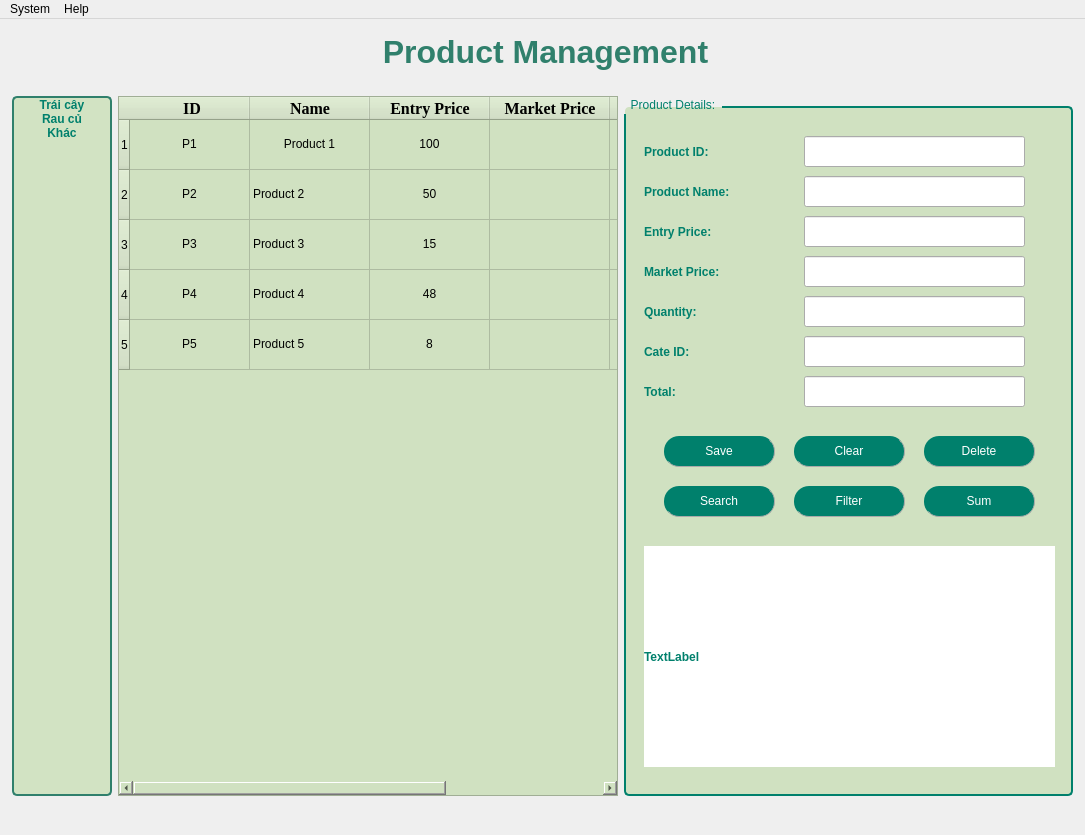
<?xml version="1.0" encoding="UTF-8"?>
<ui version="4.0">
 <class>MainWindow</class>
 <widget class="QMainWindow" name="MainWindow">
  <property name="geometry">
   <rect>
    <x>0</x>
    <y>0</y>
    <width>1085</width>
    <height>835</height>
   </rect>
  </property>
  <property name="maximumSize">
   <size>
    <width>16777207</width>
    <height>16777215</height>
   </size>
  </property>
  <property name="windowTitle">
   <string>Products</string>
  </property>
  <property name="styleSheet">
   <string notr="true">QMenuBar {
    background-color: #00806c;  /* Màu nền */
    color: White;  /* Màu chữ */
	font-weight: bold;
}

QMenuBar::item {
    background-color: transparent;
    padding: 5px 10px;
}

QMenuBar::item:selected { 
    background-color: #86ad6f;  /* Màu khi hover */
}
QTableWidget {
    background-color: #d2e3c3; /* Màu nền */
 	   gridline-color: #006400; /* Màu đường kẻ */
    font-size: 12pt;
    font-family: &quot;Times New Roman&quot;;
}
QHeaderView::section {
    background-color: #00806c; /* Màu nền tiêu đề bảng */
    color: White;
    font-weight: bold;
    border: 1px solid #006400;
}
QTableCornerButton::section {
    background-color: #00806c; /* Cùng màu với tiêu đề */
    border: 1px solid #006400;
}
background-image: url(&quot;nentron.png&quot;);
background-repeat: no-repeat;
background-position: center;
background-size: cover;
</string>
  </property>
  <widget class="QWidget" name="centralwidget">
   <widget class="QLabel" name="label_9">
    <property name="geometry">
     <rect>
      <x>-10</x>
      <y>-10</y>
      <width>1101</width>
      <height>831</height>
     </rect>
    </property>
    <property name="text">
     <string/>
    </property>
    <property name="pixmap">
     <pixmap>../IMAGES/nentron.png</pixmap>
    </property>
    <property name="scaledContents">
     <bool>true</bool>
    </property>
   </widget>
   <widget class="QWidget" name="layoutWidget">
    <property name="geometry">
     <rect>
      <x>12</x>
      <y>67</y>
      <width>1061</width>
      <height>721</height>
     </rect>
    </property>
    <layout class="QHBoxLayout" name="horizontalLayout_4">
     <item>
      <widget class="QListWidget" name="listWidgetCategory">
       <property name="enabled">
        <bool>true</bool>
       </property>
       <property name="maximumSize">
        <size>
         <width>100</width>
         <height>700</height>
        </size>
       </property>
       <property name="styleSheet">
        <string notr="true">QListWidget {
    font: 12pt &quot;Tahoma&quot;;
	color: #00806c; /* Màu chữ xanh ngọc */
    background-color: rgb(210, 227, 195); /* Màu nền */
    border: 2px solid #30806c; /* Viền xanh lá đậm (mã màu #006400) */
    border-radius: 5px; /* Bo tròn góc viền (có thể thay đổi) */
}</string>
       </property>
       <property name="frameShape">
        <enum>QFrame::NoFrame</enum>
       </property>
       <property name="verticalScrollBarPolicy">
        <enum>Qt::ScrollBarAsNeeded</enum>
       </property>
       <property name="horizontalScrollBarPolicy">
        <enum>Qt::ScrollBarAsNeeded</enum>
       </property>
       <property name="flow">
        <enum>QListView::TopToBottom</enum>
       </property>
       <item>
        <property name="text">
         <string>Trái cây</string>
        </property>
        <property name="font">
         <font>
          <family>Tahoma</family>
          <weight>75</weight>
          <bold>true</bold>
         </font>
        </property>
        <property name="textAlignment">
         <set>AlignCenter</set>
        </property>
       </item>
       <item>
        <property name="text">
         <string>Rau củ</string>
        </property>
        <property name="font">
         <font>
          <family>Tahoma</family>
          <weight>75</weight>
          <bold>true</bold>
         </font>
        </property>
        <property name="textAlignment">
         <set>AlignCenter</set>
        </property>
       </item>
       <item>
        <property name="text">
         <string>Khác</string>
        </property>
        <property name="font">
         <font>
          <family>Tahoma</family>
          <weight>75</weight>
          <bold>true</bold>
         </font>
        </property>
        <property name="textAlignment">
         <set>AlignCenter</set>
        </property>
       </item>
      </widget>
     </item>
     <item>
      <widget class="QTableWidget" name="tableWidgetProduct">
       <property name="maximumSize">
        <size>
         <width>500</width>
         <height>700</height>
        </size>
       </property>
       <property name="styleSheet">
        <string notr="true">font: 11pt &quot;Tahoma&quot;;
background-color: rgb(208, 225, 193);</string>
       </property>
       <property name="gridStyle">
        <enum>Qt::CustomDashLine</enum>
       </property>
       <attribute name="horizontalHeaderVisible">
        <bool>true</bool>
       </attribute>
       <attribute name="horizontalHeaderCascadingSectionResizes">
        <bool>false</bool>
       </attribute>
       <attribute name="horizontalHeaderDefaultSectionSize">
        <number>120</number>
       </attribute>
       <attribute name="horizontalHeaderHighlightSections">
        <bool>true</bool>
       </attribute>
       <attribute name="horizontalHeaderMinimumSectionSize">
        <number>70</number>
       </attribute>
       <attribute name="verticalHeaderVisible">
        <bool>true</bool>
       </attribute>
       <attribute name="verticalHeaderCascadingSectionResizes">
        <bool>false</bool>
       </attribute>
       <attribute name="verticalHeaderDefaultSectionSize">
        <number>40</number>
       </attribute>
       <attribute name="verticalHeaderHighlightSections">
        <bool>true</bool>
       </attribute>
       <attribute name="verticalHeaderMinimumSectionSize">
        <number>50</number>
       </attribute>
       <attribute name="verticalHeaderShowSortIndicator" stdset="0">
        <bool>false</bool>
       </attribute>
       <attribute name="verticalHeaderStretchLastSection">
        <bool>false</bool>
       </attribute>
       <row>
        <property name="text">
         <string>1</string>
        </property>
       </row>
       <row>
        <property name="text">
         <string>2</string>
        </property>
       </row>
       <row>
        <property name="text">
         <string>3</string>
        </property>
       </row>
       <row>
        <property name="text">
         <string>4</string>
        </property>
       </row>
       <row>
        <property name="text">
         <string>5</string>
        </property>
       </row>
       <column>
        <property name="text">
         <string> ID</string>
        </property>
        <property name="font">
         <font>
          <family>Times New Roman</family>
          <pointsize>12</pointsize>
          <weight>75</weight>
          <bold>true</bold>
         </font>
        </property>
        <property name="textAlignment">
         <set>AlignCenter</set>
        </property>
        <property name="background">
         <color>
          <red>255</red>
          <green>255</green>
          <blue>255</blue>
         </color>
        </property>
       </column>
       <column>
        <property name="text">
         <string>Name</string>
        </property>
        <property name="font">
         <font>
          <family>Times New Roman</family>
          <pointsize>12</pointsize>
          <weight>75</weight>
          <bold>true</bold>
         </font>
        </property>
        <property name="textAlignment">
         <set>AlignCenter</set>
        </property>
       </column>
       <column>
        <property name="text">
         <string>Entry Price</string>
        </property>
        <property name="font">
         <font>
          <family>Times New Roman</family>
          <pointsize>12</pointsize>
          <weight>75</weight>
          <bold>true</bold>
         </font>
        </property>
        <property name="textAlignment">
         <set>AlignCenter</set>
        </property>
       </column>
       <column>
        <property name="text">
         <string>Market Price</string>
        </property>
        <property name="font">
         <font>
          <family>Times New Roman</family>
          <pointsize>12</pointsize>
          <weight>75</weight>
          <bold>true</bold>
         </font>
        </property>
        <property name="textAlignment">
         <set>AlignCenter</set>
        </property>
       </column>
       <column>
        <property name="text">
         <string>Quantity</string>
        </property>
        <property name="font">
         <font>
          <family>Times New Roman</family>
          <pointsize>12</pointsize>
          <weight>75</weight>
          <bold>true</bold>
         </font>
        </property>
        <property name="textAlignment">
         <set>AlignCenter</set>
        </property>
       </column>
       <column>
        <property name="text">
         <string>Cate ID</string>
        </property>
        <property name="font">
         <font>
          <family>Times New Roman</family>
          <pointsize>12</pointsize>
          <weight>75</weight>
          <bold>true</bold>
         </font>
        </property>
        <property name="textAlignment">
         <set>AlignCenter</set>
        </property>
       </column>
       <item row="0" column="0">
        <property name="text">
         <string>P1</string>
        </property>
        <property name="textAlignment">
         <set>AlignCenter</set>
        </property>
       </item>
       <item row="0" column="1">
        <property name="text">
         <string>Product 1</string>
        </property>
        <property name="textAlignment">
         <set>AlignCenter</set>
        </property>
       </item>
       <item row="0" column="2">
        <property name="text">
         <string>100</string>
        </property>
        <property name="textAlignment">
         <set>AlignCenter</set>
        </property>
       </item>
       <item row="0" column="4">
        <property name="text">
         <string>1</string>
        </property>
        <property name="textAlignment">
         <set>AlignCenter</set>
        </property>
       </item>
       <item row="0" column="5">
        <property name="text">
         <string>C1</string>
        </property>
        <property name="textAlignment">
         <set>AlignCenter</set>
        </property>
       </item>
       <item row="1" column="0">
        <property name="text">
         <string>P2</string>
        </property>
        <property name="textAlignment">
         <set>AlignCenter</set>
        </property>
       </item>
       <item row="1" column="1">
        <property name="text">
         <string>Product 2</string>
        </property>
       </item>
       <item row="1" column="2">
        <property name="text">
         <string>50</string>
        </property>
        <property name="textAlignment">
         <set>AlignCenter</set>
        </property>
       </item>
       <item row="1" column="4">
        <property name="text">
         <string>7</string>
        </property>
        <property name="textAlignment">
         <set>AlignCenter</set>
        </property>
       </item>
       <item row="1" column="5">
        <property name="text">
         <string>C2</string>
        </property>
        <property name="textAlignment">
         <set>AlignCenter</set>
        </property>
       </item>
       <item row="2" column="0">
        <property name="text">
         <string>P3</string>
        </property>
        <property name="textAlignment">
         <set>AlignCenter</set>
        </property>
       </item>
       <item row="2" column="1">
        <property name="text">
         <string>Product 3</string>
        </property>
       </item>
       <item row="2" column="2">
        <property name="text">
         <string>15</string>
        </property>
        <property name="textAlignment">
         <set>AlignCenter</set>
        </property>
       </item>
       <item row="2" column="4">
        <property name="text">
         <string>9</string>
        </property>
        <property name="textAlignment">
         <set>AlignCenter</set>
        </property>
       </item>
       <item row="2" column="5">
        <property name="text">
         <string>C2</string>
        </property>
        <property name="textAlignment">
         <set>AlignCenter</set>
        </property>
       </item>
       <item row="3" column="0">
        <property name="text">
         <string>P4</string>
        </property>
        <property name="textAlignment">
         <set>AlignCenter</set>
        </property>
       </item>
       <item row="3" column="1">
        <property name="text">
         <string>Product 4</string>
        </property>
       </item>
       <item row="3" column="2">
        <property name="text">
         <string>48</string>
        </property>
        <property name="textAlignment">
         <set>AlignCenter</set>
        </property>
       </item>
       <item row="3" column="4">
        <property name="text">
         <string>15</string>
        </property>
        <property name="textAlignment">
         <set>AlignCenter</set>
        </property>
       </item>
       <item row="3" column="5">
        <property name="text">
         <string>C3</string>
        </property>
        <property name="textAlignment">
         <set>AlignCenter</set>
        </property>
       </item>
       <item row="4" column="0">
        <property name="text">
         <string>P5</string>
        </property>
        <property name="textAlignment">
         <set>AlignCenter</set>
        </property>
       </item>
       <item row="4" column="1">
        <property name="text">
         <string>Product 5</string>
        </property>
       </item>
       <item row="4" column="2">
        <property name="text">
         <string>8</string>
        </property>
        <property name="textAlignment">
         <set>AlignCenter</set>
        </property>
       </item>
       <item row="4" column="4">
        <property name="text">
         <string>3</string>
        </property>
        <property name="textAlignment">
         <set>AlignCenter</set>
        </property>
       </item>
       <item row="4" column="5">
        <property name="text">
         <string>C1</string>
        </property>
        <property name="textAlignment">
         <set>AlignCenter</set>
        </property>
       </item>
      </widget>
     </item>
     <item>
      <widget class="QGroupBox" name="groupBox">
       <property name="maximumSize">
        <size>
         <width>500</width>
         <height>700</height>
        </size>
       </property>
       <property name="styleSheet">
        <string notr="true">QGroupBox {
    border: 2px solid #00806c; /* Viền xanh đậm */
    border-radius: 5px; /* Bo góc nhẹ */
    margin-top: 10px; /* Đẩy tiêu đề lên trên viền */
    font: bold 14pt &quot;Tahoma&quot;; /* Chữ in đậm */
    color: #00806c; /* Màu chữ xanh ngọc */
	background-color: rgb(208, 225, 193);
}

QGroupBox::title {
    subcontrol-origin: margin;
    subcontrol-position: top left; /* Tiêu đề nằm góc trái */
    padding: 2px 5px;
    border-radius: 3px;
}
QLabel {
	font: bold 10pt &quot;Tahoma&quot;;        /* Cỡ chữ */
    color: #00806c;             /* Màu chữ */
    font-weight: bold;      /* Chữ đậm */
}
QLineEdit {
    font-size: 16px;        /* Cỡ chữ */
}</string>
       </property>
       <property name="title">
        <string>Product Details:</string>
       </property>
       <property name="alignment">
        <set>Qt::AlignLeading|Qt::AlignLeft|Qt::AlignVCenter</set>
       </property>
       <widget class="QLabel" name="label_2">
        <property name="geometry">
         <rect>
          <x>20</x>
          <y>40</y>
          <width>101</width>
          <height>31</height>
         </rect>
        </property>
        <property name="text">
         <string>Product ID:</string>
        </property>
       </widget>
       <widget class="QLineEdit" name="lineEditProductID">
        <property name="geometry">
         <rect>
          <x>180</x>
          <y>40</y>
          <width>221</width>
          <height>31</height>
         </rect>
        </property>
       </widget>
       <widget class="QLabel" name="label_3">
        <property name="geometry">
         <rect>
          <x>20</x>
          <y>80</y>
          <width>141</width>
          <height>31</height>
         </rect>
        </property>
        <property name="text">
         <string>Product Name:</string>
        </property>
       </widget>
       <widget class="QLineEdit" name="lineEditProductName">
        <property name="geometry">
         <rect>
          <x>180</x>
          <y>80</y>
          <width>221</width>
          <height>31</height>
         </rect>
        </property>
       </widget>
       <widget class="QLineEdit" name="lineEditEntPrice">
        <property name="geometry">
         <rect>
          <x>180</x>
          <y>120</y>
          <width>221</width>
          <height>31</height>
         </rect>
        </property>
       </widget>
       <widget class="QLabel" name="label_4">
        <property name="geometry">
         <rect>
          <x>20</x>
          <y>120</y>
          <width>121</width>
          <height>31</height>
         </rect>
        </property>
        <property name="text">
         <string>Entry Price:</string>
        </property>
       </widget>
       <widget class="QLineEdit" name="lineEditQuantity">
        <property name="geometry">
         <rect>
          <x>180</x>
          <y>200</y>
          <width>221</width>
          <height>31</height>
         </rect>
        </property>
       </widget>
       <widget class="QLabel" name="label_5">
        <property name="geometry">
         <rect>
          <x>20</x>
          <y>200</y>
          <width>121</width>
          <height>31</height>
         </rect>
        </property>
        <property name="text">
         <string>Quantity:</string>
        </property>
       </widget>
       <widget class="QLineEdit" name="lineEditCateID">
        <property name="geometry">
         <rect>
          <x>180</x>
          <y>240</y>
          <width>221</width>
          <height>31</height>
         </rect>
        </property>
       </widget>
       <widget class="QLabel" name="label_6">
        <property name="geometry">
         <rect>
          <x>20</x>
          <y>240</y>
          <width>121</width>
          <height>31</height>
         </rect>
        </property>
        <property name="text">
         <string>Cate ID:</string>
        </property>
       </widget>
       <widget class="QPushButton" name="pushButtonSave">
        <property name="geometry">
         <rect>
          <x>40</x>
          <y>340</y>
          <width>111</width>
          <height>31</height>
         </rect>
        </property>
        <property name="styleSheet">
         <string notr="true">QPushButton{
        border-radius: 15px;
		border-right: 1px solid #aaaaaa;
		border-bottom: 1px solid #aaaaaa;
		font: bold 12pt &quot;Tahoma&quot;; /* Chữ in đậm */

}

QPushButton:enabled {
		background-color: #00806c;
		color: White;
}

QPushButton:pressed {
		background-color: #dfc456;
		color: #fffffe;
}


QPushButton:hover:!pressed {
		background-color: #86ad6f;
		color: #0c2f70;
}

QPushButton:disabled {
		background-color: #aaaaaa;
		color: #ffffff;
}
</string>
        </property>
        <property name="text">
         <string>Save</string>
        </property>
       </widget>
       <widget class="QPushButton" name="pushButtonClear">
        <property name="geometry">
         <rect>
          <x>170</x>
          <y>340</y>
          <width>111</width>
          <height>31</height>
         </rect>
        </property>
        <property name="styleSheet">
         <string notr="true">QPushButton{
        border-radius: 15px;
		border-right: 1px solid #aaaaaa;
		border-bottom: 1px solid #aaaaaa;
		font: bold 12pt &quot;Tahoma&quot;; /* Chữ in đậm */

}

QPushButton:enabled {
		background-color: #00806c;
		color: White;
}

QPushButton:pressed {
		background-color: #dfc456;
		color: #fffffe;
}


QPushButton:hover:!pressed {
		background-color: #86ad6f;
		color: #0c2f70;
}

QPushButton:disabled {
		background-color: #aaaaaa;
		color: #ffffff;
}
</string>
        </property>
        <property name="text">
         <string>Clear</string>
        </property>
       </widget>
       <widget class="QPushButton" name="pushButtonDelete">
        <property name="geometry">
         <rect>
          <x>300</x>
          <y>340</y>
          <width>111</width>
          <height>31</height>
         </rect>
        </property>
        <property name="styleSheet">
         <string notr="true">QPushButton{
        border-radius: 15px;
		border-right: 1px solid #aaaaaa;
		border-bottom: 1px solid #aaaaaa;
		font: bold 12pt &quot;Tahoma&quot;; /* Chữ in đậm */

}

QPushButton:enabled {
		background-color: #00806c;
		color: White;
}

QPushButton:pressed {
		background-color: #dfc456;
		color: #fffffe;
}


QPushButton:hover:!pressed {
		background-color: #86ad6f;
		color: #0c2f70;
}

QPushButton:disabled {
		background-color: #aaaaaa;
		color: #ffffff;
}
</string>
        </property>
        <property name="text">
         <string>Delete</string>
        </property>
       </widget>
       <widget class="QLineEdit" name="lineEditMarPrice">
        <property name="geometry">
         <rect>
          <x>180</x>
          <y>160</y>
          <width>221</width>
          <height>31</height>
         </rect>
        </property>
       </widget>
       <widget class="QLabel" name="label_13">
        <property name="geometry">
         <rect>
          <x>20</x>
          <y>160</y>
          <width>121</width>
          <height>31</height>
         </rect>
        </property>
        <property name="text">
         <string>Market Price:</string>
        </property>
       </widget>
       <widget class="QPushButton" name="pushButtonFilter">
        <property name="geometry">
         <rect>
          <x>170</x>
          <y>390</y>
          <width>111</width>
          <height>31</height>
         </rect>
        </property>
        <property name="styleSheet">
         <string notr="true">QPushButton{
        border-radius: 15px;
		border-right: 1px solid #aaaaaa;
		border-bottom: 1px solid #aaaaaa;
		font: bold 12pt &quot;Tahoma&quot;; /* Chữ in đậm */

}

QPushButton:enabled {
		background-color: #00806c;
		color: White;
}

QPushButton:pressed {
		background-color: #dfc456;
		color: #fffffe;
}


QPushButton:hover:!pressed {
		background-color: #86ad6f;
		color: #0c2f70;
}

QPushButton:disabled {
		background-color: #aaaaaa;
		color: #ffffff;
}
</string>
        </property>
        <property name="text">
         <string>Filter</string>
        </property>
       </widget>
       <widget class="QPushButton" name="pushButtonSearch">
        <property name="geometry">
         <rect>
          <x>40</x>
          <y>390</y>
          <width>111</width>
          <height>31</height>
         </rect>
        </property>
        <property name="styleSheet">
         <string notr="true">QPushButton{
        border-radius: 15px;
		border-right: 1px solid #aaaaaa;
		border-bottom: 1px solid #aaaaaa;
		font: bold 12pt &quot;Tahoma&quot;; /* Chữ in đậm */

}

QPushButton:enabled {
		background-color: #00806c;
		color: White;
}

QPushButton:pressed {
		background-color: #dfc456;
		color: #fffffe;
}


QPushButton:hover:!pressed {
		background-color: #86ad6f;
		color: #0c2f70;
}

QPushButton:disabled {
		background-color: #aaaaaa;
		color: #ffffff;
}
</string>
        </property>
        <property name="text">
         <string>Search</string>
        </property>
       </widget>
       <widget class="QPushButton" name="pushButtonSum">
        <property name="geometry">
         <rect>
          <x>300</x>
          <y>390</y>
          <width>111</width>
          <height>31</height>
         </rect>
        </property>
        <property name="styleSheet">
         <string notr="true">QPushButton{
        border-radius: 15px;
		border-right: 1px solid #aaaaaa;
		border-bottom: 1px solid #aaaaaa;
		font: bold 12pt &quot;Tahoma&quot;; /* Chữ in đậm */

}

QPushButton:enabled {
		background-color: #00806c;
		color: White;
}

QPushButton:pressed {
		background-color: #dfc456;
		color: #fffffe;
}


QPushButton:hover:!pressed {
		background-color: #86ad6f;
		color: #0c2f70;
}

QPushButton:disabled {
		background-color: #aaaaaa;
		color: #ffffff;
}
</string>
        </property>
        <property name="text">
         <string>Sum</string>
        </property>
       </widget>
       <widget class="QLabel" name="label_7">
        <property name="geometry">
         <rect>
          <x>20</x>
          <y>280</y>
          <width>121</width>
          <height>31</height>
         </rect>
        </property>
        <property name="text">
         <string>Total:</string>
        </property>
       </widget>
       <widget class="QLineEdit" name="lineEditTotal">
        <property name="geometry">
         <rect>
          <x>180</x>
          <y>280</y>
          <width>221</width>
          <height>31</height>
         </rect>
        </property>
       </widget>
       <widget class="QLabel" name="label_8">
        <property name="geometry">
         <rect>
          <x>20</x>
          <y>450</y>
          <width>411</width>
          <height>221</height>
         </rect>
        </property>
        <property name="styleSheet">
         <string notr="true">background-color: rgb(255, 255, 255);</string>
        </property>
        <property name="text">
         <string>TextLabel</string>
        </property>
       </widget>
      </widget>
     </item>
    </layout>
   </widget>
   <widget class="QLabel" name="label">
    <property name="geometry">
     <rect>
      <x>10</x>
      <y>10</y>
      <width>1071</width>
      <height>48</height>
     </rect>
    </property>
    <property name="maximumSize">
     <size>
      <width>16777215</width>
      <height>50</height>
     </size>
    </property>
    <property name="styleSheet">
     <string notr="true">font: 22pt &quot;Tahoma&quot;;
color: rgb(26, 140, 118);
</string>
    </property>
    <property name="text">
     <string>&lt;html&gt;&lt;head/&gt;&lt;body&gt;&lt;p&gt;&lt;span style=&quot; font-size:24pt; font-weight:600; color:#30806c;&quot;&gt;Product Management&lt;/span&gt;&lt;/p&gt;&lt;/body&gt;&lt;/html&gt;</string>
    </property>
    <property name="alignment">
     <set>Qt::AlignCenter</set>
    </property>
   </widget>
  </widget>
  <widget class="QMenuBar" name="menubar">
   <property name="geometry">
    <rect>
     <x>0</x>
     <y>0</y>
     <width>1085</width>
     <height>31</height>
    </rect>
   </property>
   <widget class="QMenu" name="menuSystem">
    <property name="title">
     <string>System</string>
    </property>
    <widget class="QMenu" name="menuImport_Data">
     <property name="title">
      <string>Import Data</string>
     </property>
     <property name="icon">
      <iconset>
       <normaloff>C:/Users/Khanh Tran/.designer/images/12918945.png</normaloff>C:/Users/Khanh Tran/.designer/images/12918945.png</iconset>
     </property>
     <addaction name="importTXT_file"/>
     <addaction name="importCSV_file"/>
     <addaction name="importExcel_file"/>
    </widget>
    <widget class="QMenu" name="menuExport_Data">
     <property name="title">
      <string>Export Data</string>
     </property>
     <property name="icon">
      <iconset>
       <normaloff>C:/Users/Khanh Tran/.designer/images/9806768.png</normaloff>C:/Users/Khanh Tran/.designer/images/9806768.png</iconset>
     </property>
     <addaction name="exportTXT_file"/>
     <addaction name="exportCSV_file"/>
     <addaction name="exportExcel_file"/>
    </widget>
    <addaction name="menuImport_Data"/>
    <addaction name="menuExport_Data"/>
   </widget>
   <widget class="QMenu" name="menuHelp">
    <property name="title">
     <string>Help</string>
    </property>
    <addaction name="actionHelp"/>
    <addaction name="actionFeedback"/>
   </widget>
   <addaction name="menuSystem"/>
   <addaction name="menuHelp"/>
  </widget>
  <action name="actionExit">
   <property name="icon">
    <iconset>
     <normaloff>C:/Users/Khanh Tran/.designer/images/9104334_sign out_logout_exit_out_icon.png</normaloff>C:/Users/Khanh Tran/.designer/images/9104334_sign out_logout_exit_out_icon.png</iconset>
   </property>
   <property name="text">
    <string>Exit</string>
   </property>
   <property name="shortcut">
    <string>Esc</string>
   </property>
  </action>
  <action name="importTXT_file">
   <property name="icon">
    <iconset>
     <normaloff>C:/Users/Khanh Tran/.designer/images/bxs-file-txt-512.webp</normaloff>C:/Users/Khanh Tran/.designer/images/bxs-file-txt-512.webp</iconset>
   </property>
   <property name="text">
    <string>txt file</string>
   </property>
   <property name="shortcut">
    <string>Ctrl+T</string>
   </property>
  </action>
  <action name="importCSV_file">
   <property name="icon">
    <iconset>
     <normaloff>C:/Users/Khanh Tran/.designer/images/4344184.png</normaloff>C:/Users/Khanh Tran/.designer/images/4344184.png</iconset>
   </property>
   <property name="text">
    <string>csv file</string>
   </property>
   <property name="shortcut">
    <string>Ctrl+Y</string>
   </property>
  </action>
  <action name="importXML_file">
   <property name="text">
    <string>xml file</string>
   </property>
  </action>
  <action name="importJSON_file">
   <property name="icon">
    <iconset>
     <normaloff>C:/Users/Khanh Tran/.designer/images/3456434.png</normaloff>C:/Users/Khanh Tran/.designer/images/3456434.png</iconset>
   </property>
   <property name="text">
    <string>json file</string>
   </property>
  </action>
  <action name="importExcel_file">
   <property name="icon">
    <iconset>
     <normaloff>C:/Users/Khanh Tran/.designer/images/logo_brand_brands_logos_excel-512.webp</normaloff>C:/Users/Khanh Tran/.designer/images/logo_brand_brands_logos_excel-512.webp</iconset>
   </property>
   <property name="text">
    <string>excel file</string>
   </property>
   <property name="shortcut">
    <string>Ctrl+I</string>
   </property>
  </action>
  <action name="importPickle_file">
   <property name="text">
    <string>pickle file</string>
   </property>
  </action>
  <action name="exportTXT_file">
   <property name="icon">
    <iconset>
     <normaloff>C:/Users/Khanh Tran/.designer/images/bxs-file-txt-512.webp</normaloff>C:/Users/Khanh Tran/.designer/images/bxs-file-txt-512.webp</iconset>
   </property>
   <property name="text">
    <string>txt file</string>
   </property>
   <property name="shortcut">
    <string>Ctrl+R</string>
   </property>
  </action>
  <action name="exportCSV_file">
   <property name="icon">
    <iconset>
     <normaloff>C:/Users/Khanh Tran/.designer/images/4344184.png</normaloff>C:/Users/Khanh Tran/.designer/images/4344184.png</iconset>
   </property>
   <property name="text">
    <string>csv file</string>
   </property>
   <property name="shortcut">
    <string>Ctrl+G</string>
   </property>
  </action>
  <action name="exportXML_file">
   <property name="text">
    <string>xml file</string>
   </property>
  </action>
  <action name="exportJSON_file">
   <property name="icon">
    <iconset>
     <normaloff>C:/Users/Khanh Tran/.designer/images/3456434.png</normaloff>C:/Users/Khanh Tran/.designer/images/3456434.png</iconset>
   </property>
   <property name="text">
    <string>json file</string>
   </property>
  </action>
  <action name="exportPickle_file">
   <property name="text">
    <string>pickle file</string>
   </property>
  </action>
  <action name="exportExcel_file">
   <property name="icon">
    <iconset>
     <normaloff>C:/Users/Khanh Tran/.designer/images/logo_brand_brands_logos_excel-512.webp</normaloff>C:/Users/Khanh Tran/.designer/images/logo_brand_brands_logos_excel-512.webp</iconset>
   </property>
   <property name="text">
    <string>excel file</string>
   </property>
   <property name="shortcut">
    <string>Ctrl+E</string>
   </property>
  </action>
  <action name="actionHelp">
   <property name="icon">
    <iconset>
     <normaloff>C:/Users/Khanh Tran/.designer/images/9044348_help_icon.png</normaloff>C:/Users/Khanh Tran/.designer/images/9044348_help_icon.png</iconset>
   </property>
   <property name="text">
    <string>Help</string>
   </property>
   <property name="shortcut">
    <string>F1</string>
   </property>
  </action>
  <action name="actionFeedback">
   <property name="icon">
    <iconset>
     <normaloff>C:/Users/Khanh Tran/.designer/images/8207898_about_info_information_help_ui_icon.png</normaloff>C:/Users/Khanh Tran/.designer/images/8207898_about_info_information_help_ui_icon.png</iconset>
   </property>
   <property name="text">
    <string>Feedback</string>
   </property>
   <property name="shortcut">
    <string>Ctrl+F</string>
   </property>
  </action>
 </widget>
 <resources/>
 <connections/>
</ui>
